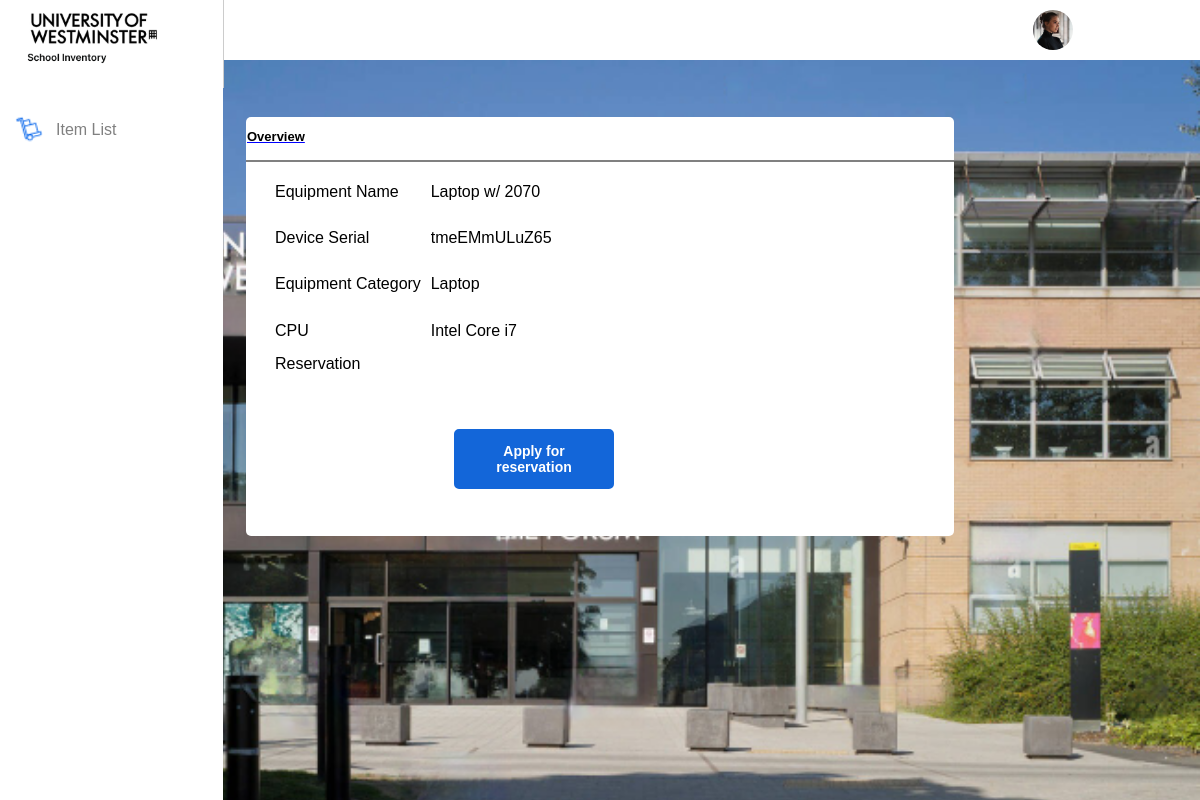
/inventory/equipment-details/64/ (signed in), run on the app's committed database.
### inventory/models/equipment.py (models this page shows, shortened)
class Equipment(models.Model):
    id = models.AutoField(primary_key=True)
    name = models.CharField(max_length=255, verbose_name="Equipment Name")
    serial_number = models.CharField(max_length=255, unique=True, verbose_name="Serial Number")
    category = models.CharField(max_length=100, default="General", verbose_name="Category")
    cpu = models.CharField(max_length=100, verbose_name="CPU")
    status = models.CharField(max_length=50, default='Available', choices=(
        ('Available', 'Available'),
        ('Reserved', 'Reserved'),
        ('Unavailable', 'Unavailable')
    ), verbose_name="Status")
    image_url = models.CharField(max_length=255, null=True, blank=True, verbose_name="Image URL")
    class Meta:
        verbose_name = "Equipment"
        verbose_name_plural = "Equipments"

### inventory/views.py (the view, shortened to what this page needs)
# urls.py: path('equipment-details/<int:equipment_id>/', views.equipment_details, name='equipment_details'),
@login_required
def equipment_details(request, equipment_id):
    equipment = get_object_or_404(Equipment, pk=equipment_id)
    reservation = Booking.objects.filter(equipment=equipment, approval_status=True).first()
    return render(request, 'inventory/equipment_details.html', {
        'equipment': equipment,
        'reservation': reservation
    })

### inventory/templates/inventory/equipment_details.html (shortened to what this page needs)
<!DOCTYPE html>
<html lang="en">
<head>
    {% load static %}
    <link rel="stylesheet" href="{% static 'css/equipment_details.css' %}">
</head>
<body>
    <div class="content-wrapper">
        <div class="Nav-sidebar">
            <ul class="Nav-bar">
                {% if request.user.is_superuser or request.user.is_staff %}
                    <li><a href="{% url 'inventory:admin_item_list' %}">Item List</a></li>
                {% else %}
                    <li><a href="{% url 'inventory:user_item_list' %}">Item List</a></li>
                {% endif %}
                <a href="#"><img src="{% static 'Images/itemlist.png'%}" alt="Item List Icon" class="item-icon"></a>
            </ul>
        </div>
        <div class="Logout-nav">
            <ul>
                <li><a href=#>Log Out</a></li>
            </ul>
        </div>
        <div class="westmnstr-logo">
            <a href="{% url 'inventory:user_dashboard_view' %}"><img src="{% static 'Images/Westminster Logo.png' %}" alt="Westminster logo"></a>
        </div>
        <div class="top-bar">
        </div>
        <div class="dropdown">
            <img src="{% static 'images/DefaultUser.png' %}" alt="User-profile">
        </div>
        <section class="equipment-section">
            <h5>Overview</h5>
            <table>
                <tr>
                    <th class="overview-header" colspan="2">Overview</th>
                </tr>
                <tr>
                    <td class="table-label">Equipment Name</td>
                    <td>{{ equipment.name }}</td>
                </tr>
                <tr>
                    <td class="table-label">Device Serial</td>
                    <td>{{ equipment.serial_number }}</td>
                </tr>
                <tr>
                    <td class="table-label">Equipment Category</td>
                    <td>{{ equipment.category }}</td>
                </tr>
                <tr>
                    <td class="table-label">CPU</td>
                    <td>{{ equipment.cpu }}</td>
                </tr>
                <tr>
                    <td class="table-label" style="vertical-align: top;">Reservation</td>
                    <td>
                        {% if reservation %}
                        <form action="{% url 'inventory:equipment_details' equipment.id %}" method="post">
                            {% csrf_token %}
                            <input type="submit" name="cancel_reservation" value="Cancel Reservation" class="btn btn-danger">
                        </form>
                        {% else %}
                        <form action="{% url 'inventory:apply_reservation' equipment.id %}" method="post">
                            <button type="submit" class="reserve">Apply for reservation</button>
                        </form>
                        {% endif %}
                    </td>
                </tr>
                <tr>
                    <td class="table-label" style="vertical-align: top;"> </td>
                    <td style="text-align: right;">
                    </td>
                </tr>
            </table>
        </section>
    </div>
</body>
</html>

### inventory/static/css/equipment_details.css (style rules this page uses)
body { background-image: url('../Images/university-of-westminister-harrow-campus1111-under-construction-harrow-EDEA9D_result.png'); background-size: cover; overflow: hidden; margin: 0px; padding: 0px; height: 100%; }
.dropdown { position: absolute; top: 0; right: 117px; margin-top: 10px; margin-right: 10px; }
.dropdown img { border-radius: 50%; }
.westmnstr-logo { position: fixed; top: 0; left: 0; padding: 20px; z-index: 2; }
.westmnstr-logo img { width: 150px; height: auto; position: relative; top: -15px; }
.Nav-sidebar { width: 223px; height: 100%; background-color: white; color: #fff; position: fixed; left: 0; top: 0; z-index: 1; overflow-x: hidden; margin-bottom: 0; }
.Nav-bar li a { display: block; color: gray; padding: 1px 16px; text-decoration: none; font-size: medium; position: relative; bottom: -104px; font-family: Arial, Helvetica, sans-serif; }
.item-icon { position: relative; top: 78px; left: -26px; width: 30px; height: auto; }
.top-bar { width: 100%; height: 60px; background-color:white; color: white; display: flex; align-items: center; padding: 0 20px; position: fixed; top: 0; right: 0px; overflow-y: hidden; }
.Logout-nav { position: fixed; bottom: 0; left: 0; width: 223px; background-color: white; z-index: 1; }
.Logout-nav ul { list-style: none; padding: 0; margin: 0; }
.Logout-nav li { display: block; padding: 10px; }
.overview-header { font-size: 13px; text-decoration: underline blue; color: black; text-align: left; font-family: Arial, Helvetica, sans-serif; position: relative; }
.overview-header::after { content: ''; display: block; border-bottom: 2px solid grey; position: absolute; bottom: -5px; left: 0; width: 100%; }
table { margin: 50px auto; border-collapse: collapse; background-color: #fff; width: 59%; height: 419px; position: relative; bottom: -29px; border-radius: 5px; }
table tr td { margin-bottom: 0; font-family: Arial, Helvetica, sans-serif; position: relative; top: 12px; }
table tr td button { padding: 10px 20px; background-color: #0867EC; margin-left:260px; color: #fff; border: none; cursor: pointer; }
.table-label { position: relative; right: -28px; }
.reserve { position: relative; left: -30%; transform: translateX(-50%); width: 160px; height: 60px; margin-top: 20px; color: white; background-color: #1366D9; border: 2px solid #1366D9; border-radius: 5px; font-size: 14px; font-weight: bold; cursor: pointer; transition: background-color 0.3s, color 0.3s; }

### data on the page
Equipment: name "Laptop w/ 2070", serial_number "tmeEMmULuZ65", category "Laptop", cpu "Intel Core i7"
